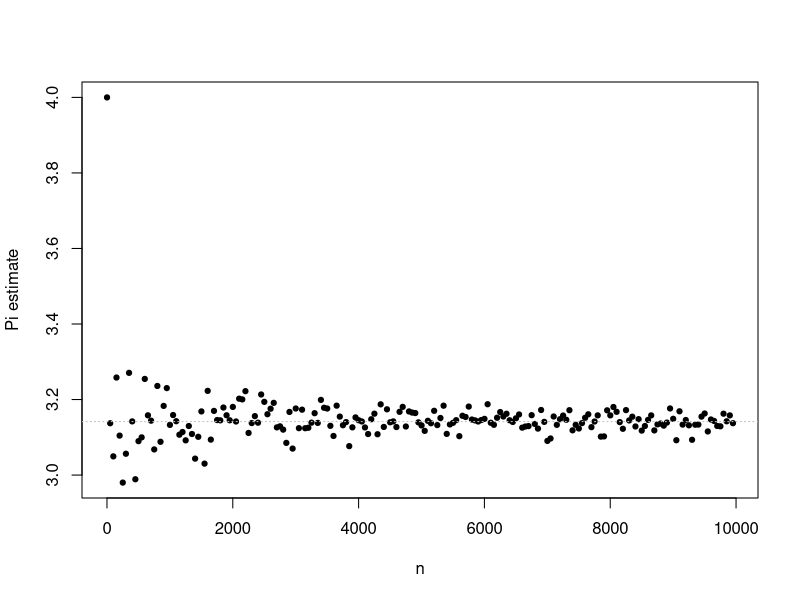

Source code (R):
## ---- chunk 1
knitr::opts_chunk$set(echo = TRUE)
## ---- chunk 2
GetRandomPoints <- function(n){
 x <- runif(n, -1,1)
y <- runif(n, -1,1)
m <- matrix(c(x,y), nrow = n, ncol = 2)
colnames(m) <- c("x","y")
return(m)
 }


GetRandomPoints(5)

## ---- chunk 3
IsPointInCircle <- function(x,y){
dist <- sqrt(x^2 + y^2)
return(dist < 1)
}

IsPointInCircle(1,1)

## ---- chunk 4
CalculatePi <- function(points){
counter <- 0
n <- nrow(points)
for (i in 1:n) {
  if(IsPointInCircle(points[i,1],points[i,2])){
    counter <- counter + 1
  }
}
 ratio_of_areas <- counter/n
pie <- (ratio_of_areas * 4)
  return(pie)
}
CalculatePi(GetRandomPoints(23))



## ---- chunk 5
num_point <- seq(1,10000, by = 50)
pi_estimates <- rep(NA,length(num_point))

for(i in 1:length(num_point)){
  m <- GetRandomPoints(num_point[i])
  pi_estimates[i] <- CalculatePi(m)
}
finalplot <- plot(num_point, pi_estimates,
                  xlab = "n", ylab = "Pi estimate",
                  pch = 19, cex = 0.7)
abline(h = 3.14159265358979323846, lty = 3, col = "gray")

